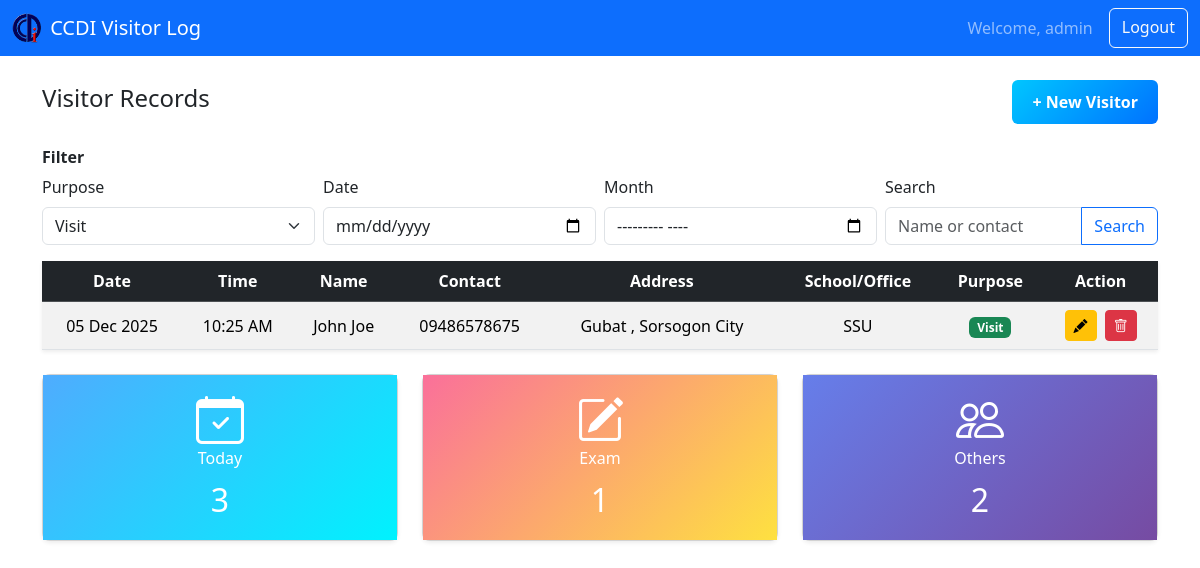
The page /dashboard.php?purpose=Visit (signed in) on the database its author committed.
### tables this page shows
CREATE TABLE `visitors` (
  `id` int(11) NOT NULL AUTO_INCREMENT,
  `fullname` varchar(100) NOT NULL,
  `date` datetime NOT NULL,
  `time` time NOT NULL,
  `address` varchar(255) DEFAULT NULL,
  `contact` varchar(20) DEFAULT NULL,
  `school_office` varchar(100) DEFAULT NULL,
  `purpose` enum('Visit','Inquiry','Exam') NOT NULL,
  PRIMARY KEY (`id`)
);

### dashboard.php (the view, shortened to what this page needs)
<?php
include("config.php");
$filter       = $_GET['purpose'] ?? '';
$search       = $_GET['search'] ?? '';
$filter_date  = $_GET['filter_date'] ?? '';
$filter_month = $_GET['filter_month'] ?? '';
$sql = "SELECT * FROM visitors";
$conditions = [];
$params = [];
if ($filter) {
    $conditions[] = "purpose = ?";
    $params[] = $filter;
}
if ($conditions) {
    $sql .= " WHERE " . implode(" AND ", $conditions);
}
$stmt = $conn->prepare($sql);
if ($params) {
    $types = str_repeat("s", count($params));
    $stmt->bind_param($types, ...$params);
}
$stmt->execute();
$result = $stmt->get_result();
$count_today_row = $conn->query("
    SELECT COUNT(*) AS total
    FROM visitors
    WHERE DATE(date) = CURDATE()
")->fetch_assoc();
$count_exam_row = $conn->query("
    SELECT COUNT(*) AS total
    FROM visitors
    WHERE DATE(date) = CURDATE()
      AND purpose = 'Exam'
")->fetch_assoc();
$count_others_row = $conn->query("
    SELECT COUNT(*) AS total
    FROM visitors
    WHERE DATE(date) = CURDATE()
      AND purpose IN ('Visit','Inquiry')
")->fetch_assoc();
$count_today  = $count_today_row['total']  ?? 0;
$count_exam   = $count_exam_row['total']   ?? 0;
$count_others = $count_others_row['total'] ?? 0;
?>
<!DOCTYPE html>
<html>
<head>
    <link rel="stylesheet" href="assets/css/bootstrap.min.css">
    <link rel="stylesheet" href="https://cdn.jsdelivr.net/npm/bootstrap-icons/font/bootstrap-icons.css">
</head>
<body>
<nav class="navbar navbar-expand-lg navbar-dark bg-primary">
  <div class="container-fluid">
   <a class="navbar-brand d-flex align-items-center" href="#">
    <img src="assets/img/ccdi_logo.jpg" alt="Logo" style="height: 30px; width: auto;" class="me-2">
         CCDI Visitor Log
    </a>
    <div class="d-flex">
      <span class="navbar-text me-3">Welcome, <?php echo $_SESSION['username']; ?></span>
      <a href="logout.php" class="btn btn-outline-light">Logout</a>
    </div>
  </div>
</nav>
<div class="container mt-4">
    <div class="d-flex justify-content-between align-items-center">
        <h4>Visitor Records</h4>
        <a href="add_visitor.php"
           class="btn fw-bold text-white"
           style="background: linear-gradient(135deg, #00c6ff, #0072ff); border: none; padding: 10px 20px; font-size: 1rem;">
           + New Visitor
        </a>
    </div>
    <h6 class="mt-4 fw-bold">Filter</h6>
    <form method="get" class="row g-2 align-items-end">
        <div class="col-md-3">
            <label class="form-label">Purpose</label>
            <select name="purpose" class="form-select" onchange="this.form.submit()">
                <option value="Visit" <?php if($filter=='Visit') echo 'selected'; ?>>Visit</option>
            </select>
        </div>
        <div class="col-md-3">
            <label class="form-label">Date</label>
            <input type="date" name="filter_date" class="form-control" value="<?php echo htmlspecialchars($filter_date); ?>" onchange="this.form.submit()">
        </div>
        <div class="col-md-3">
            <label class="form-label">Month</label>
            <input type="month" name="filter_month" class="form-control" value="<?php echo htmlspecialchars($filter_month); ?>" onchange="this.form.submit()">
        </div>
        <div class="col-md-3">
            <label class="form-label">Search</label>
            <div class="input-group">
                <input type="text" name="search" class="form-control" placeholder="Name or contact" value="<?php echo htmlspecialchars($search); ?>">
                <button class="btn btn-outline-primary" type="submit">Search</button>
            </div>
        </div>
    </form>
    <table class="table table-striped table-hover mt-3 shadow-sm text-center align-middle">
        <thead class="table-dark">
            <tr>
                <th>Date</th><th>Time</th><th>Name</th><th>Contact</th><th>Address</th><th>School/Office</th><th>Purpose</th><th>Action</th>
            </tr>
        </thead>
        <tbody>
        <?php if ($result->num_rows > 0) {
            while($row = $result->fetch_assoc()) { ?>
        <tr>
            <td><?php echo date("d M Y", strtotime($row['date'])); ?></td>
            <td><?php echo date("h:i A", strtotime($row['time'])); ?></td>
            <td><?php echo htmlspecialchars($row['fullname']); ?></td>
            <td><?php echo htmlspecialchars($row['contact']); ?></td>
            <td><?php echo htmlspecialchars($row['address']); ?></td>
            <td><?php echo htmlspecialchars($row['school_office']); ?></td>
            <td>
            <?php
                $purpose = trim($row['purpose']);
                switch($purpose) {
                    case 'Visit':   $badgeClass = 'bg-success'; $label = 'Visit'; break;
                }
            ?>
            <span class="badge <?php echo $badgeClass; ?>"><?php echo $label; ?></span>
            </td>
            <td>
                <a href="edit_visitor.php?id=<?php echo $row['id']; ?>" class="btn btn-sm btn-warning me-1">
                    <i class="bi bi-pencil-fill"></i>
                </a>
                <a href="delete_visitor.php?id=<?php echo $row['id']; ?>" class="btn btn-sm btn-danger" onclick="return confirm('Delete this visitor?');">
                    <i class="bi bi-trash"></i>
                </a>
            </td>
        </tr>
        <?php } } else { ?>
        <tr><td colspan="8" class="text-center text-muted">No visitor records found.</td></tr>
        <?php } ?>
        </tbody>
    </table>
    <div class="row text-center mt-4">
        <div class="col-md-4">
            <div class="card shadow-sm" style="border-radius: 8px;">
                <div class="card-body text-white" style="background: linear-gradient(135deg, #4facfe, #00f2fe); min-height: 150px;">
                    <i class="bi bi-calendar-check display-5 mb-2"></i>
                    <h6>Today</h6>
                    <p class="fs-2 mb-0"><?php echo $count_today; ?></p>
                </div>
            </div>
        </div>
        <div class="col-md-4">
            <div class="card shadow-sm" style="border-radius: 8px;">
                <div class="card-body text-white" style="background: linear-gradient(135deg, #fa709a, #fee140); min-height: 150px;">
                    <i class="bi bi-pencil-square display-5 mb-2"></i>
                    <h6>Exam</h6>
                    <p class="fs-2 mb-0"><?php echo $count_exam; ?></p>
                </div>
            </div>
        </div>
        <div class="col-md-4">
            <div class="card shadow-sm" style="border-radius: 8px;">
                <div class="card-body text-white" style="background: linear-gradient(135deg, #667eea, #764ba2); min-height: 150px;">
                    <i class="bi bi-people display-5 mb-2"></i>
                    <h6>Others</h6>
                    <p class="fs-2 mb-0"><?php echo $count_others; ?></p>
                </div>
            </div>
        </div>
    </div>
</div>
</body>
</html>

### dashboard.php (style rules this page uses)
table td, table th { text-align: center; vertical-align: middle; }

### rows shown on the page
visitors: date "05 Dec 2025", time "10:25 AM", fullname "John Joe", contact "09486578675", address "Gubat , Sorsogon City", school_office "SSU", purpose "Visit"

### other values the page prints
$_SESSION['username'] "admin"
$count_today "3"
$count_exam "1"
$count_others "2"
